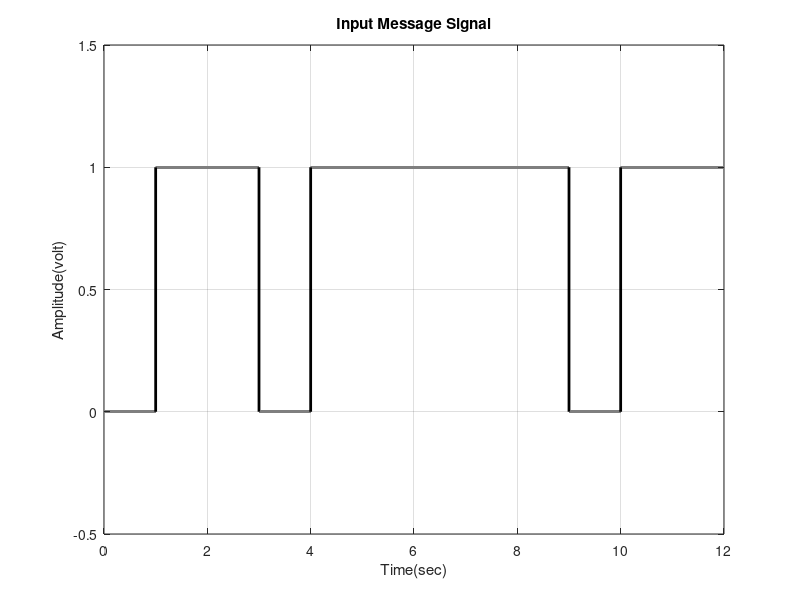
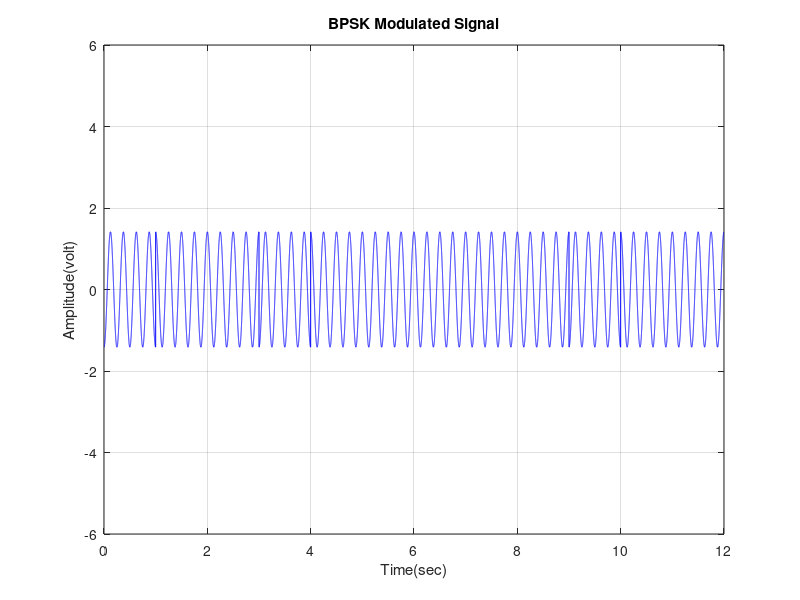
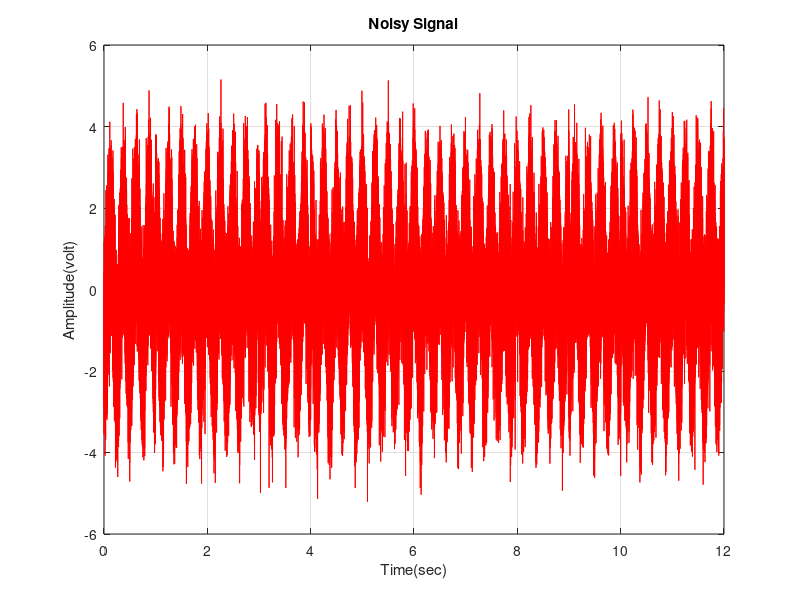
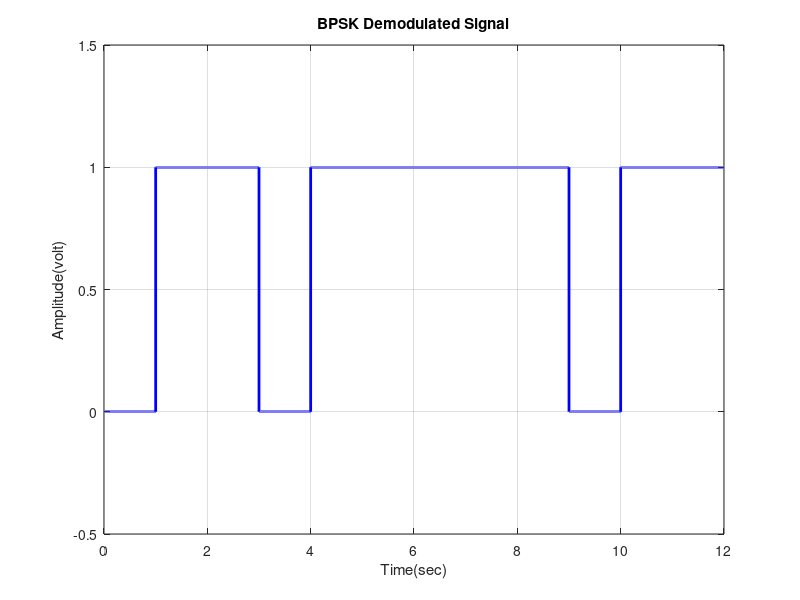

Reproduce these figures in MATLAB, in order.
clc;
clear;

%% 1) BPSK 
%% Define transmitted signal (BPSK)
N=12; %Number of bits
X_input= randi([0, 1],1,N);  %Binary signal                    
Tb=1; %Bit duration = 1 sec
X_digit=[]; 
nb=10000;  %Number of points between two symbols (it's used to convert the symbols into continuous digital signal)
for i=1:N
    if X_input(i)==1
       x_temp=ones(1,nb);
    else
        x_temp=zeros(1,nb);
    end
    X_digit=[X_digit x_temp];
end
t_sig = Tb/nb : Tb/nb : N*Tb; %Time vector of continuous digital signal
%Plotting the input message signal
figure();
plot(t_sig,X_digit, 'LineWidth',2,'Color','black'); grid on; xlim([0 Tb*N]); ylim([-0.5 1.5]);
xlabel('Time(sec)'); ylabel('Amplitude(volt)'); title('Input Message Signal'); 

%% BPSK Modulation (BPSK)
Ac=sqrt(2/Tb);   %Carrier Signal Amplitude
fc = 4*(1/Tb);  %Carrier Signal Frequency
phi_1 = 0;       %Phase Shift for bit '1'
phi_0 = pi;      %Phase Shift for bit '0'
t_cycle = Tb/nb : Tb/nb : Tb;  %Time of one symbol to be used to calculate the carrier signal to be multiplied by the input signal
X_BPSK=[];
x_con_mod = [];
%Multiplying the input message signal by the carrier based on the message symbol
for i=1:N
    if X_input(i)==1
        x_temp_mod = Ac*cos(2*pi*fc*t_cycle + phi_1);
        x_con_mod = [x_con_mod, 1];
    else
        x_temp_mod = Ac*cos(2*pi*fc*t_cycle + phi_0);
        x_con_mod = [x_con_mod, -1];
    end
    X_BPSK=[X_BPSK x_temp_mod];
end
t_mod = Tb/nb : Tb/nb : N*Tb; %Time of the modulated signal
%Plotting the BPSK Signal
figure();
plot(t_mod,X_BPSK,'Color','blue'); grid on;
xlabel('Time(sec)'); ylabel('Amplitude(volt)'); title('BPSK Modulated Signal'); ylim([-6 6]); 

%% Noise in the Communication Channel (BPSK)
Y = awgn(X_BPSK,0.000001,'measured');  %Adds white Gaussian noise to the Modulated signal
%Plotting the Noisy Signal
figure();
plot(t_mod,Y,'Color','red'); grid on;
xlabel('Time(sec)'); ylabel('Amplitude(volt)'); title('Noisy Signal'); ylim([-6 6]); 

%% BPSK Demodulation (BPSK)
X_demod=[];
x_con_dem = [];
for i=nb:nb:length(Y)
  t1_dem = Tb/nb:Tb/nb:Tb;                %Time of one symbol
  Ac_dem = sqrt(2/Tb);                    %Carrier Amplitude
  C_dem = Ac_dem*cos(2*pi*fc*t1_dem);     %Carrier that will be used in Coherent Detection 
  %Correlator 
  y_temp_dem = C_dem.*Y((i-(nb-1)):i);    %Multiply with the carrier
  y_corr=trapz(t1_dem,y_temp_dem);             %Integrate over the time period of the symbol
  x_con_dem = [x_con_dem y_corr];
  
  %Decision Making Device
  if(y_corr>0) %If the value > threshold (0) 
    S=1;       %Then symbol = 1
  else         %If the value < threshold (0) 
    S=0;       %Then symbol = 0
  end
  X_demod=[X_demod S];
end

%Convert the symbols into continuous digital signal
X_dem_sig = [];
for i=1:length(X_demod)
    if X_demod(i)==1
       x_temp_dem=ones(1,nb);
    else
        x_temp_dem=zeros(1,nb);
    end
    X_dem_sig=[X_dem_sig x_temp_dem];
end
t_sig_dem = Tb/nb : Tb/nb : length(X_demod)*Tb; %Time vector of continuous digital signal
figure();
plot(t_sig_dem,X_dem_sig, 'LineWidth',2,'Color','blue'); grid on; xlim([0 Tb*length(X_demod)]); ylim([-0.5 1.5]);
xlabel('Time(sec)'); ylabel('Amplitude(volt)'); title('BPSK Demodulated Signal');


%% Graphs in Subplot (BPSK)

%Plotting the input message signal
figure();
subplot(4,1,1);
plot(t_sig,X_digit, 'LineWidth',2,'Color','black'); grid on; xlim([0 Tb*N]); ylim([-0.5 1.5]);
xlabel('Time(sec)'); ylabel('Amplitude(volt)'); title('Input Message Signal');

%Plotting the BPSK Signal
subplot(4,1,2);
plot(t_mod,X_BPSK,'Color','blue'); grid on;
xlabel('Time(sec)'); ylabel('Amplitude(volt)'); title('BPSK Modulated Signal');

%Plotting the Noisy Signal
subplot(4,1,3);
plot(t_mod,Y,'Color','red'); grid on;
xlabel('Time(sec)'); ylabel('Amplitude(volt)'); title('Noisy Signal');

%Plotting the Demodulated BPSK Signal
subplot(4,1,4);
plot(t_sig_dem,X_dem_sig, 'LineWidth',2,'Color','blue'); grid on; xlim([0 Tb*length(X_demod)]); ylim([-0.5 1.5]);
xlabel('Time(sec)'); ylabel('Amplitude(volt)'); title('BPSK Demodulated Signal');


%% Constellation Diagram (BPSK)
figure();
scatter(x_con_dem, zeros(1,length(x_con_dem)),40, 'MarkerEdgeColor', [0 .5 .5],'MarkerFaceColor',[0 .7 .7], 'LineWidth',1.5); grid on;
hold on
scatter(x_con_mod, zeros(1,length(x_con_mod)), 70, 'red', '+', 'LineWidth',2);
hold off
ylim([-1 1]); xlim([-2 2]);
xlabel('Phi1(t)'); title('Constellation Diagram'); legend('Noisy BPSK Signal','Transmitted BPSK Signal')


%% PSD (BPSK)
psd_BPSK = fft(X_BPSK);  %FFT for the Modulated Signal
psds_BPSK = fftshift(psd_BPSK);  %FFT Shift
psd_neg = flip(psds_BPSK);   %The negative side frequencies
psd = [psd_neg psds_BPSK];   %Combining the frequencies of both sides
f = linspace(-2*fc, 2*fc, length(psd));  %The frequency Vector
%Plotting PSD
figure();
plot(f, abs(psd), 'LineWidth',2,'Color','black'); grid on;
xlabel('Frequency(Hz)'); ylabel('PSD(Magnitude)'); title('PSD of the Transmitted BPSK Signal');


%% BER (BPSK) 
Bit_Error_Rate = biterr(X_demod, X_input)

%% Theoretical BER (PBSK)
clc;
clear;
Eb_N0_dB = 0:0.1:10;
Eb_N0 = 10.^(Eb_N0_dB/10);
x= sqrt(Eb_N0);
BER = 1/2.*erfc(x);
figure();
semilogy(Eb_N0_dB,BER); grid on; ylabel('BER'); xlabel('Eb/N0 (dB)'); title('Theoretical BER for BPSK');

%% %%%%%%%%%%%%%%%%%%%%%%%%%%%%%%%%%%%%%%%%%%%%%%%%%%%%%%%%%%%%%%%%%%%%%%%%%%%%%%%%%%%%



%% QPSK
clc;
clear;

%% Define transmitted signal (QPSK)
N=12; %Number of bits
X_input= randi([0, 1],1,N);  %Binary signal                    
Tb=0.5; %Bit duration = 0.5 sec
X_digit=[]; 
nb=1000;  %Number of points between two symbols (it's used to convert the symbols into continuous digital signal)
for i=1:N
    if X_input(i)==1
       x_temp=ones(1,nb);
    else
        x_temp=zeros(1,nb);
    end
    X_digit=[X_digit x_temp];
end
t_sig = Tb/nb : Tb/nb : N*Tb; %Time vector of continuous digital signal
%Plotting the input message signal
figure();
plot(t_sig,X_digit, 'LineWidth',2,'Color','black'); grid on; xlim([0 Tb*N]); ylim([-0.5 1.5]);
xlabel('Time(sec)'); ylabel('Amplitude(volt)'); title('Input Message Signal');


%% QPSK Modulation
Ac=sqrt(1/Tb);   %Carrier Signal Amplitude
fc = 4*(1/Tb);  %Carrier Signal Frequency
t_cycle = Tb/nb : Tb/nb : 2*Tb;  %Time of two symbol (1 Baud)
Q1 = Ac*cos(2*pi*fc*t_cycle);    %Phi_1 Basis function
Q2 = Ac*sin(2*pi*fc*t_cycle);    %Phi_2 Basis function

x1_con_mod = []; 
x2_con_mod = []; 

Odd_Sig=[];  %Odd Numbered Sequence
for i=0 : N/2 - 1 
    if X_input((2*i+1))==1
        x_temp = Q1;
        x1_con_mod = [x1_con_mod, 1];
    else
        x_temp = -Q1;
        x1_con_mod = [x1_con_mod, -1];
    end
    Odd_Sig=[Odd_Sig x_temp];
end
Even_Sig=[];  %Even Numbered Sequence
for i=1 : N/2 
    if X_input(2*i)==1
        x_temp = Q2;
        x2_con_mod = [x2_con_mod, 1];
    else
        x_temp = -Q2;
        x2_con_mod = [x2_con_mod, -1];
    end
    Even_Sig=[Even_Sig x_temp];
end

X_QPSK = Even_Sig + Odd_Sig;  %Adding Odd and Even Sequences to generate QPSK Signal
t_mod = Tb/nb : Tb/nb : N*Tb; %Time of the modulated signal

%Plotting the QPSK Signal
figure();
plot(t_mod,Odd_Sig,'Color','blue'); grid on;
xlabel('Time(sec)'); ylabel('Amplitude(volt)'); title('Odd-Numbered Sequence'); ylim([-6 6]); 
figure();
plot(t_mod,Even_Sig,'Color','blue'); grid on;
xlabel('Time(sec)'); ylabel('Amplitude(volt)'); title('Even-Numbered Sequence'); ylim([-6 6]); 
figure();
plot(t_mod,X_QPSK,'LineWidth',2, 'Color','red'); grid on;
xlabel('Time(sec)'); ylabel('Amplitude(volt)'); title('QPSK Modulated Signal'); ylim([-6 6]); 


%% Noise in the Communication Channel (QPSK)

Y = awgn(X_QPSK,0.0001,'measured', 'linear');  %Adds white Gaussian noise to the Modulated signal

%Plotting the Modulated VS. Noisy Signal
figure();
plot(t_sig,X_digit, 'LineWidth',2,'Color','black'); grid on; xlim([0 Tb*N]); ylim([-0.5 1.5]);
xlabel('Time(sec)'); ylabel('Amplitude(volt)'); title('Input Message Signal');

figure();
plot(t_mod,X_QPSK,'LineWidth',1, 'Color','Black'); grid on;
xlabel('Time(sec)'); ylabel('Amplitude(volt)'); title('QPSK Modulated Signal');

figure();
plot(t_mod,Y,'Color','red'); grid on;
xlabel('Time(sec)'); ylabel('Amplitude(volt)'); title('Noisy Signal');

%% QPSK Demodulation
X_demod=[];

t1_dem = Tb/nb:Tb/nb:2*Tb;                %Time of one symbol
Ac_dem = sqrt(1/Tb);                    %Carrier Amplitude
Q1_dem = Ac_dem*cos(2*pi*fc*t1_dem);    %Phi_1 Basis function
Q2_dem = Ac_dem*sin(2*pi*fc*t1_dem);    %Phi_2 Basis function
x1_con_demQ = [];
x2_con_demQ = [];
for i=2*nb:2*nb:length(Y)
  %Correlator 
  x1_temp = Q1_dem.*Y((i-(2*nb-1)):i);    %In Phase Channel
  x2_temp = Q2_dem.*Y((i-(2*nb-1)):i);    %Quadrature Channel
  x1_corr=trapz(t1_dem,x1_temp);          %Integrate the In Phase Component over the time period of the symbol
  x2_corr=trapz(t1_dem,x2_temp);          %Integrate the Quadrature Component over the time period of the symbol
  
  x1_con_demQ = [x1_con_demQ x1_corr];
  x2_con_demQ = [x2_con_demQ x2_corr];
  
  %Decision Making Device
  if(x1_corr>0) %If the value > threshold (0) 
    S1=1;       %Then symbol = 1
  else         %If the value < threshold (0) 
    S1=0;       %Then symbol = 0
  end
  if(x2_corr>0) %If the value > threshold (0) 
    S2=1;       %Then symbol = 1
  else         %If the value < threshold (0) 
    S2=0;       %Then symbol = 0
  end
  X_demod=[X_demod S1 S2];
end


%Convert the symbols into continuous digital signal
X_dem_sig = [];
for i=1:length(X_demod)
    if X_demod(i)==1
       x_temp_dem=ones(1,nb);
    else
        x_temp_dem=zeros(1,nb);
    end
    X_dem_sig=[X_dem_sig x_temp_dem];
end
t_sig_dem = Tb/nb : Tb/nb : length(X_demod)*Tb; %Time vector of continuous digital signal
%Plotting the demodulated signal
figure();
plot(t_sig_dem,X_dem_sig, 'LineWidth',2,'Color','blue'); grid on; xlim([0 Tb*length(X_demod)]); ylim([-0.5 1.5]);
xlabel('Time(sec)'); ylabel('Amplitude(volt)'); title('QPSK Demodulated Signal');



%% Graphs in Subplot (BPSK)
figure();
subplot(4,1,1);
plot(t_sig,X_digit, 'LineWidth',2,'Color','black'); grid on; xlim([0 Tb*N]); ylim([-0.5 1.5]);
xlabel('Time(sec)'); ylabel('Amplitude(volt)'); title('Input Message Signal');

%Plotting the BPSK Signal
subplot(4,1,2);
plot(t_mod,Odd_Sig,'Color','blue'); grid on;
xlabel('Time(sec)'); ylabel('Amplitude(volt)'); title('Odd-Numbered Sequence');
subplot(4,1,3);
plot(t_mod,Even_Sig,'Color','blue'); grid on;
xlabel('Time(sec)'); ylabel('Amplitude(volt)'); title('Even-Numbered Sequence');
subplot(4,1,4);
plot(t_mod,X_QPSK,'LineWidth',2, 'Color','red'); grid on;
xlabel('Time(sec)'); ylabel('Amplitude(volt)'); title('QPSK Modulated Signal');


%Plotting the Modulated VS. Noisy Signal
figure();
subplot(4,1,1);
plot(t_sig,X_digit, 'LineWidth',2,'Color','black'); grid on; xlim([0 Tb*N]); ylim([-0.5 1.5]);
xlabel('Time(sec)'); ylabel('Amplitude(volt)'); title('Input Message Signal');

subplot(4,1,2);
plot(t_mod,X_QPSK,'LineWidth',1, 'Color','Black'); grid on;
xlabel('Time(sec)'); ylabel('Amplitude(volt)'); title('QPSK Modulated Signal');

subplot(4,1,3);
plot(t_mod,Y,'Color','red'); grid on;
xlabel('Time(sec)'); ylabel('Amplitude(volt)'); title('Noisy Signal');

subplot(4,1,4);
plot(t_sig_dem,X_dem_sig, 'LineWidth',2,'Color','blue'); grid on; xlim([0 Tb*length(X_demod)]); ylim([-0.5 1.5]);
xlabel('Time(sec)'); ylabel('Amplitude(volt)'); title('QPSK Demodulated Signal');


%% Constellation Diagram (QPSK)
figure();
scatter(x1_con_demQ, x2_con_demQ, 40, 'MarkerEdgeColor', [0 .5 .5],'MarkerFaceColor',[0 .7 .7], 'LineWidth',1.5); grid on;
hold on;
scatter(x1_con_mod, x2_con_mod, 40, 'red', '+', 'LineWidth',2);
hold off
xlabel('Phi1(t)'); ylabel('Phi2(t)'); title('Constellation Diagram'); legend('Noisy QPSK Signal','Transmitted QPSK Signal')


%% PSD (QPSK)
psd_QPSK = fft(X_QPSK);  %FFT for the Modulated Signal
psds_QPSK = fftshift(psd_QPSK);  %FFT Shift
psd_neg = flip(psds_QPSK);   %The negative side frequencies
psdQ = [psd_neg psds_QPSK];   %Combining the frequencies of both sides
f = linspace(-2*fc, 2*fc, length(psdQ));  %The frequency Vector
%Plotting PSD
figure();
plot(f, abs(psdQ), 'LineWidth',2,'Color','black'); grid on;
xlabel('Frequency(Hz)'); ylabel('PSD(Magnitude)'); title('PSD of the Transmitted QPSK Signal');


%% BER (QPSK) 
Bit_Error_Rate = biterr(X_demod, X_input)


%% Theoretical BER (QPSK)
clc;
clear;
Eb_N0_dB = 0:0.1:10;
Eb_N0 = 10.^(Eb_N0_dB/10);
x= sqrt(Eb_N0);
BER = erfc(x);
figure();
semilogy(Eb_N0_dB,BER); grid on; ylabel('BER'); xlabel('Eb/N0 (dB)'); title('Theoretical BER for QPSK');

